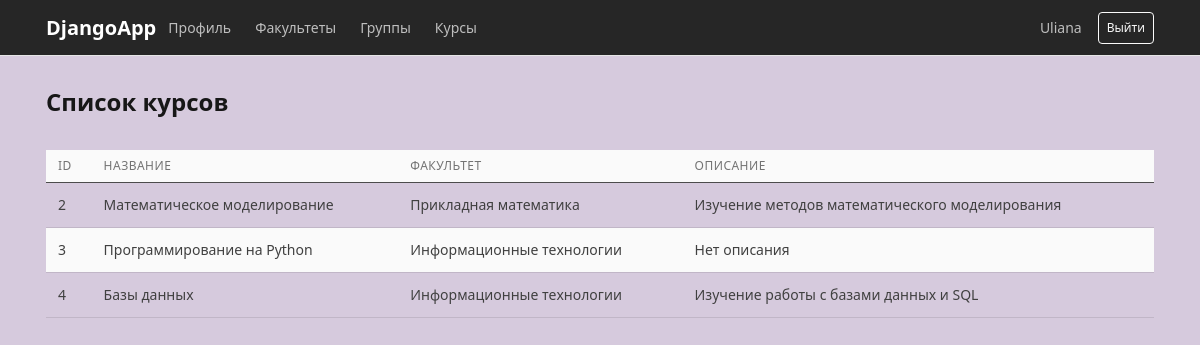
The app's page /courses/ (signed in) with its own data.
### accounts/models.py (models this page shows, shortened)
class Course(models.Model):
   title = models.CharField(max_length=200)
   description = models.TextField(
    blank=True
   )
   department = models.ForeignKey(
    Department,
    on_delete=models.CASCADE,
    related_name='courses'
   )

class Department(models.Model):
 name = models.CharField(max_length=200)

### accounts/views.py (the view)
@login_required
def course_list(request):
    courses = Course.objects.select_related('department').all()
    return render(
        request,
        'course_list.html',
        {
            'courses': courses,
            'is_methodist': is_methodist(
                request.user
            ),
        }
    )

### accounts/views.py (called while the page is built)
def is_methodist(user):
    return user.groups.filter(
        name='Методист'
    ).exists()

### templates/course_list.html (shortened to what this page needs)
{% extends 'base.html' %}
{% block content %}
<div class="d-flex justify-content-between align-items-center mb-4">
    <h1>Список курсов</h1>
</div>
<table class="table table-striped table-hover">
    <thead class="table-dark">
        <tr>
    <th>ID</th>
    <th>Название</th>
    <th>Факультет</th>
    <th>Описание</th>
</tr>
    </thead>
    <tbody>
        {% for course in courses %}
        <tr>
            <td>
                {{ course.id }}
            </td>
            <td>
                {{ course.title }}
            </td>
            <td>
                {{ course.department.name }}
            </td>
            <td>
                {{ course.description|default:"Нет описания" }}
            </td>
        </tr>
        {% empty %}
        <tr>
            <td colspan="4">
                Курсов пока нет.
            </td>
        </tr>
        {% endfor %}
    </tbody>
</table>
{% endblock %}

### templates/base.html (shortened to what this page needs)
{% load static %}
<!DOCTYPE html>
<html lang="ru">
<head>
    <link rel="stylesheet"
          href="{% static 'vendor/bootstrap/css/bootstrap.min.css' %}">
    <link rel="stylesheet"
          href="{% static 'vendor/tabler/css/tabler.min.css' %}">
    <link rel="stylesheet"
          href="{% static 'css/style.css' %}">
</head>
<body>
<nav class="navbar navbar-expand-lg navbar-dark bg-dark">
    <div class="container">
        <a class="navbar-brand"
           href="/profile/">
            DjangoApp
        </a>
        <div class="navbar-nav me-auto">
            <a class="nav-link"
   href="/profile/">
    Профиль
</a>
<a class="nav-link"
   href="/departments/">
    Факультеты
</a>
<a class="nav-link"
   href="/groups/">
    Группы
</a>
<a class="nav-link"
   href="/courses/">
    Курсы
</a>
        </div>
        {% if user.is_authenticated %}
        <span class="navbar-text me-3">
            {{ user.username }}
        </span>
        <form method="post"
              action="/accounts/logout/">
            <button class="btn btn-outline-light btn-sm"
                    type="submit">
                Выйти
            </button>
        </form>
        {% endif %}
    </div>
</nav>
<div class="container page-container">
    {% block content %}
    {% endblock %}
</div>
</body>
</html>

### static/css/style.css (style rules this page uses)
body { background-color: #D6CADD; }
.page-container { margin-top: 30px; }

### records on screen
Course: id "2", title "Математическое моделирование", department.name "Прикладная математика", description "Изучение методов математического моделирования"
Course: id "3", title "Программирование на Python", department.name "Информационные технологии", description "Нет описания"
Course: id "4", title "Базы данных", department.name "Информационные технологии", description "Изучение работы с базами данных и SQL"

### other values on screen
{{ user.username }} "Uliana"
